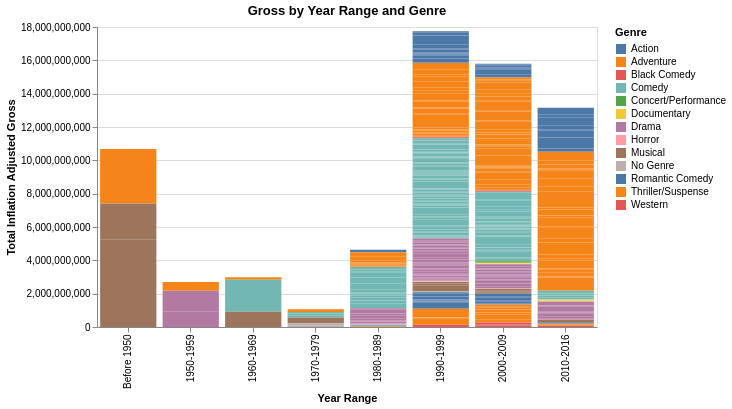

Write notebook code for a chart like this one.
### Code cell
chart

### Figure 1 — Vega-Lite specification as saved in the notebook (floating-point values rounded to 4 significant figures; data arrays with more than 128 entries replaced by an {"elided": "..."} marker saying what was removed)
{"config": {"view": {"continuousWidth": 300, "continuousHeight": 300}}, "data": {"name": "data-539c01aa4fb1ecac6f43b845526de16a"}, "mark": {"type": "bar"}, "encoding": {"color": {"field": "genre", "title": "Genre", "type": "nominal"}, "tooltip": [{"field": "year_range", "type": "nominal"}, {"field": "genre", "type": "nominal"}, {"field": "inflation_adjusted_gross", "type": "quantitative"}], "x": {"field": "year_range", "sort": ["Before 1950", "1950-1959", "1960-1969", "1970-1979", "1980-1989", "1990-1999", "2000-2009", "2010-2016"], "title": "Year Range", "type": "ordinal"}, "y": {"field": "inflation_adjusted_gross", "title": "Total Inflation Adjusted Gross", "type": "quantitative"}}, "height": 300, "title": "Gross by Year Range and Genre", "width": 500, "$schema": "https://vega.github.io/schema/vega-lite/v5.20.1.json", "datasets": {"data-539c01aa4fb1ecac6f43b845526de16a": {"elided": "579 records"}}}
